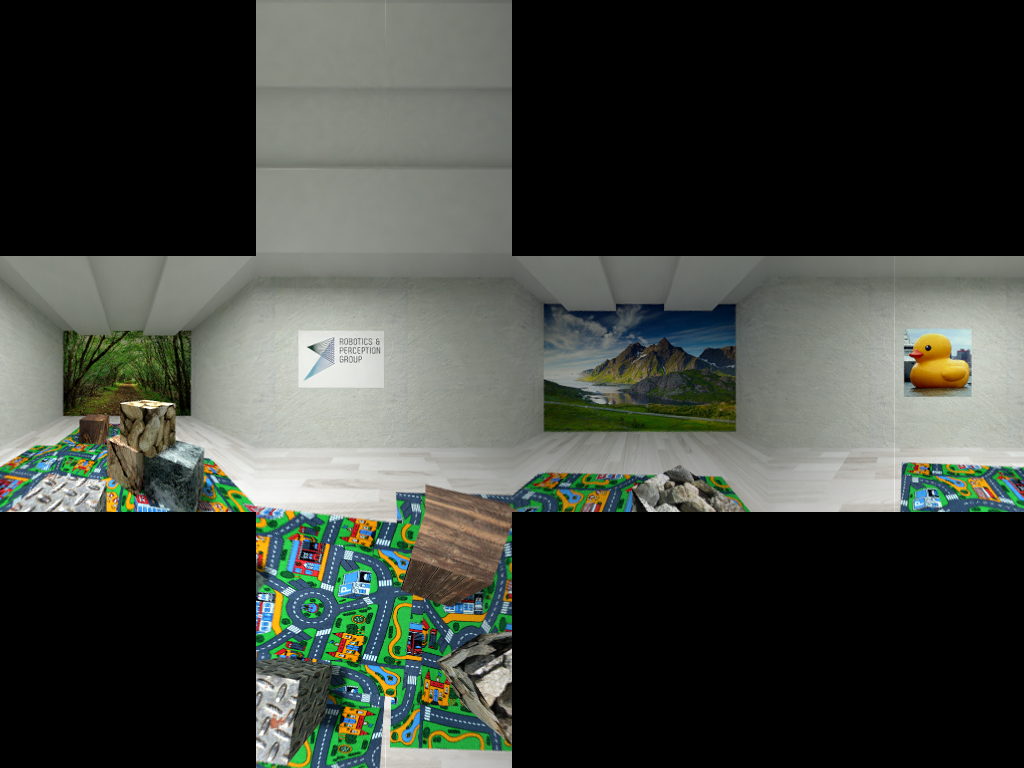
#> input picture test/cubemap.png, 1024 x 768 px, given in place of O2.png, which was not available
$ python eqr_to_dualfisheyes_raw.py
#> lines starting #> are read from the running program, lines starting #| are printed output that depends on the picture; pictures that were not available may be replaced by others from this repository, and a replacement may not be noted
import sys
import os
import cv2
import numpy as np
import argparse
import image_resize


def eqr2dualfisheye(path="", output_size=(1024, 512)):

#> called with path = 'data/test_farm/0/O2.png', output_size = (1024, 512)
    eqr_image = cv2.imread(path)
#> eqr_image is the input picture: shape (768, 1024, 3); mean B, G, R 59.4, 65.9, 61.6
    eqr_image = cv2.resize(eqr_image, output_size)
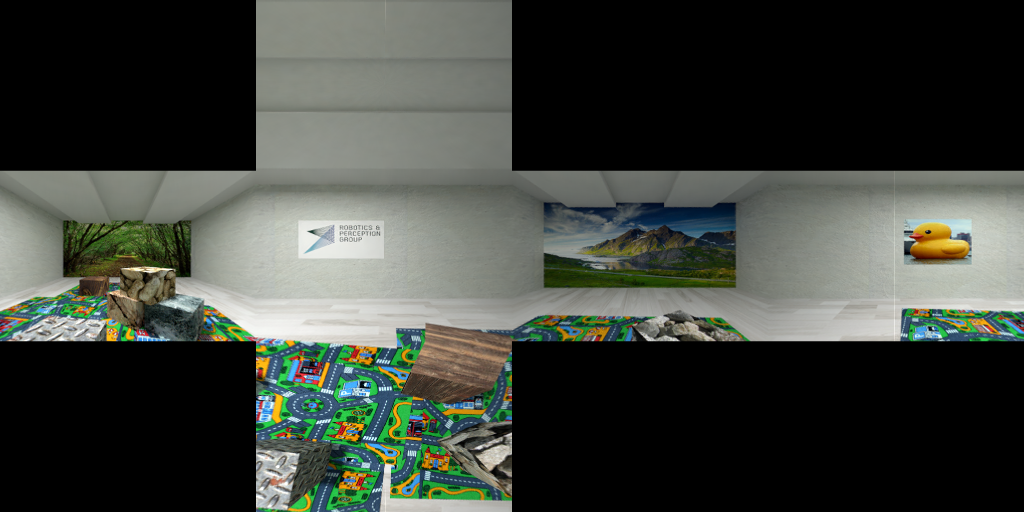
#> eqr_image: shape (512, 1024, 3); mean B, G, R 59.4, 66, 61.6
    eqr_img_h, eqr_img_w = eqr_image.shape[:2]
#> eqr_img_h = 512; eqr_img_w = 1024

    f = eqr_img_h / np.pi  # focal length
#> f = 163

    # RICHOの360度カメラ THETA Vのサイズ比に合わせてみた
    THETA_V_fisheye_img_h, THETA_V_fisheye_img_w = output_size
    THETA_V_eqr_img_h, THETA_V_eqr_img_w = output_size

    fisheye_img_h = -(- eqr_img_h * THETA_V_fisheye_img_h // THETA_V_eqr_img_h)
#> fisheye_img_h = 512
    fisheye_img_w = -(- eqr_img_w * THETA_V_fisheye_img_w // THETA_V_eqr_img_w)
#> fisheye_img_w = 1024

    c_fisheye_lc = fisheye_img_w // 4        # 左側魚眼の中心のColumn座標
#> c_fisheye_lc = 256
    c_fisheye_rc = fisheye_img_w // 4 * 3    # 右側魚眼の中心のColumn座標
#> c_fisheye_rc = 768
    c_fisheye_border = fisheye_img_w // 2    # 左右魚眼の境界
#> c_fisheye_border = 512
    r_fisheye_c = fisheye_img_h // 2         # 左右魚眼の中心のRow座標
#> r_fisheye_c = 256

    c_fisheye_map, r_fisheye_map = np.meshgrid(range(fisheye_img_w), range(fisheye_img_h))

    # 魚眼CR座標 -> 魚眼xy座標
    y_fisheye_map = fisheye_img_h - r_fisheye_map - r_fisheye_c
    x_fisheye_map = np.zeros((fisheye_img_h, fisheye_img_w))
    x_fisheye_map[:, :c_fisheye_border] = c_fisheye_map[:, :c_fisheye_border] - c_fisheye_lc
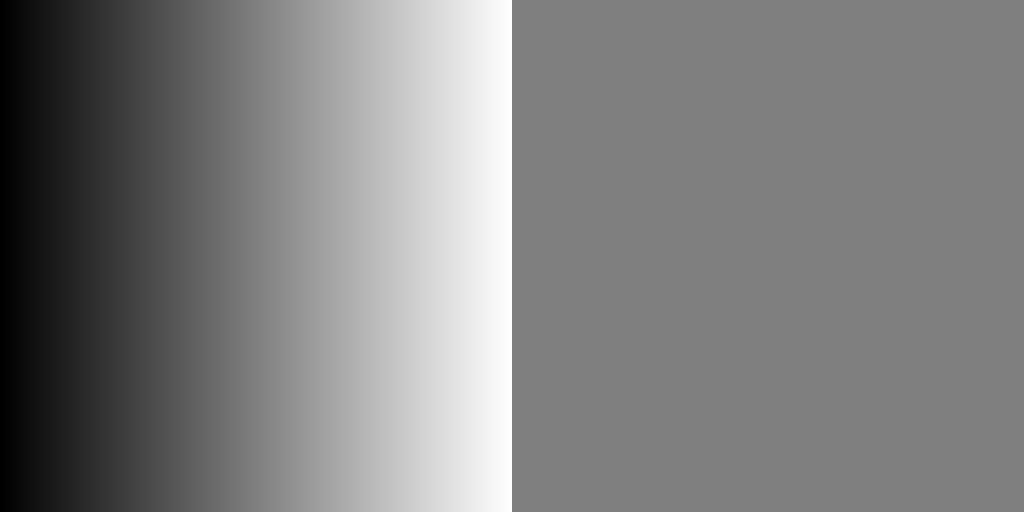
#> x_fisheye_map: shape (512, 1024) float64; min -256, max 255, mean -0.2; drawn with min black and max white
    x_fisheye_map[:, c_fisheye_border:] = c_fisheye_map[:, c_fisheye_border:] - c_fisheye_rc
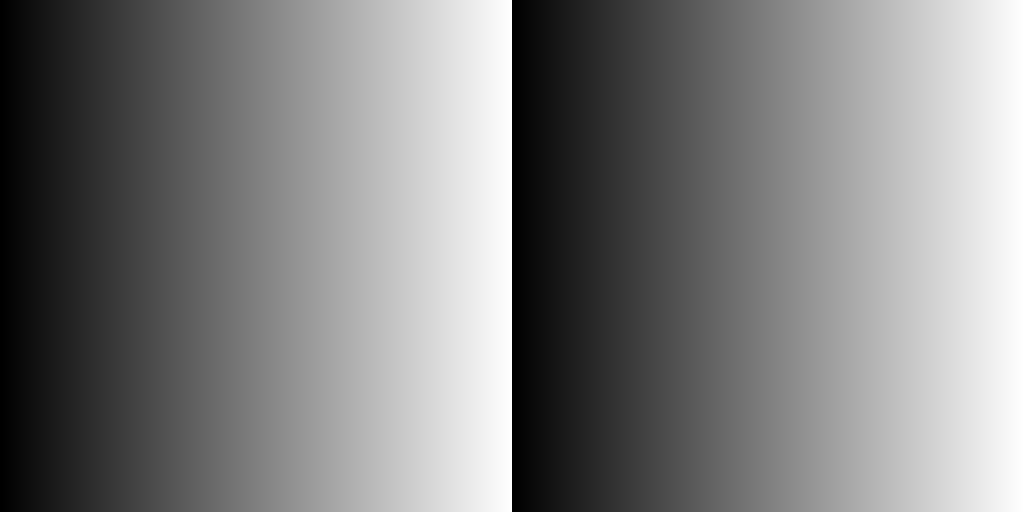
#> x_fisheye_map: shape (512, 1024) float64; min -256, max 255, mean -0.5; drawn with min black and max white

    # 魚眼xy座標 -> 魚眼極座標
    phi_fisheye_map = np.zeros((fisheye_img_h, fisheye_img_w))
    phi_fisheye_map[:, :c_fisheye_border] = np.arctan2(y_fisheye_map[:, :c_fisheye_border], x_fisheye_map[:,:c_fisheye_border])
    phi_fisheye_map[:, c_fisheye_border:] = np.arctan2(y_fisheye_map[:, c_fisheye_border:], - x_fisheye_map[:,c_fisheye_border:])
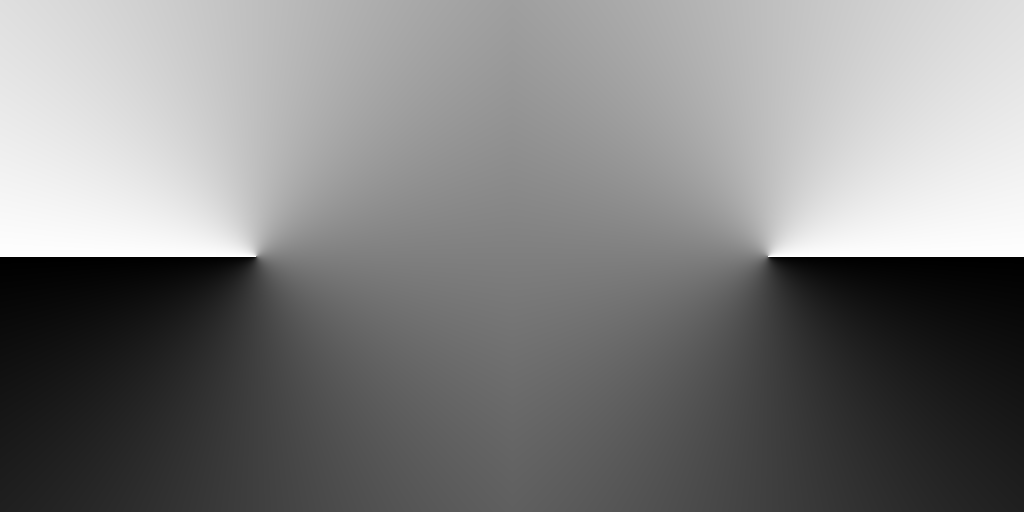
#> phi_fisheye_map: shape (512, 1024) float64; min -3.14, max 3.14, mean 0.00614; drawn with min black and max white
    phi_fisheye_map = phi_fisheye_map % (2 * np.pi)
    theta_fisheye_map = np.sqrt(x_fisheye_map**2 + y_fisheye_map**2) / f
    theta_fisheye_map[:, c_fisheye_border:] = np.pi - theta_fisheye_map[:, c_fisheye_border:]
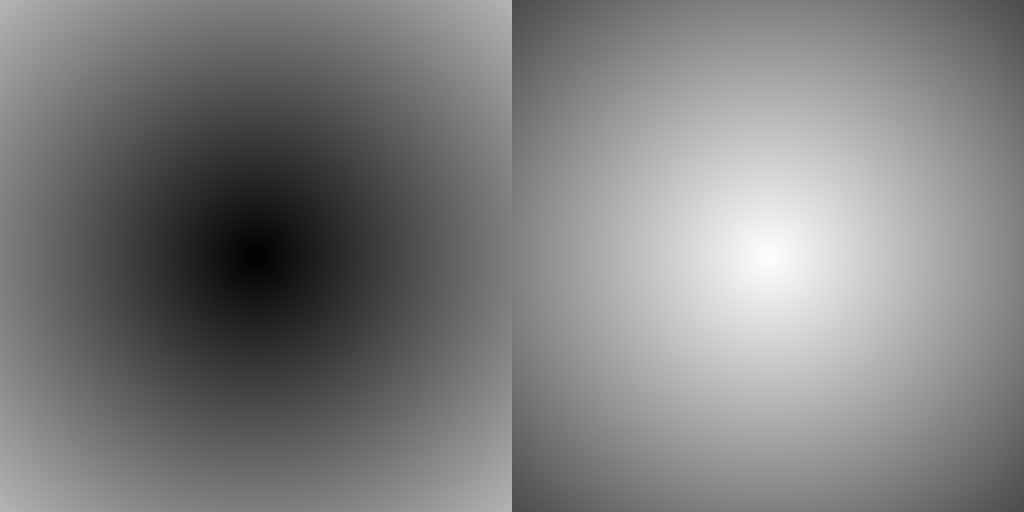
#> theta_fisheye_map: shape (512, 1024) float64; min 0, max 3.14, mean 1.57; drawn with min black and max white

    # 魚眼極座標 -> パノラマ緯度経度座標 -> パノラマCR座標
    c_eqr_map = f * (np.arctan2(-np.sin(theta_fisheye_map) * np.cos(phi_fisheye_map), -np.cos(theta_fisheye_map)) % (2 * np.pi))
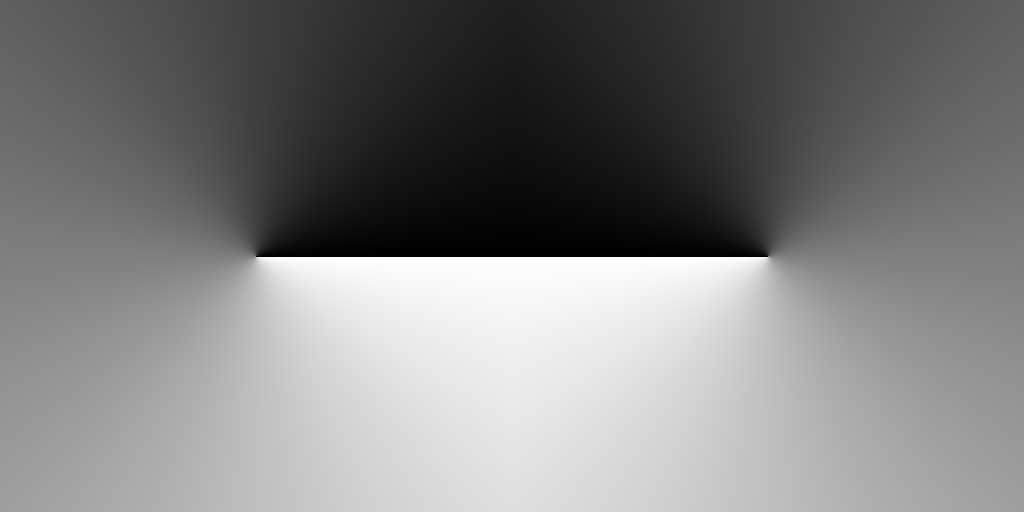
#> phi_fisheye_map: shape (512, 1024) float64; min 0, max 6.28, mean 3.14; drawn with min black and max white
    r_eqr_map = f * np.arccos(np.sin(theta_fisheye_map) * np.sin(phi_fisheye_map))

    # 魚眼CR座標 -> パノラマCR座標の完成
    fisheye2eqr_map_c = c_eqr_map.astype('float32')
    fisheye2eqr_map_r = r_eqr_map.astype('float32')

    dual_fisheye_image = cv2.remap(eqr_image, fisheye2eqr_map_c, fisheye2eqr_map_r, cv2.INTER_CUBIC, borderMode=cv2.BORDER_WRAP)
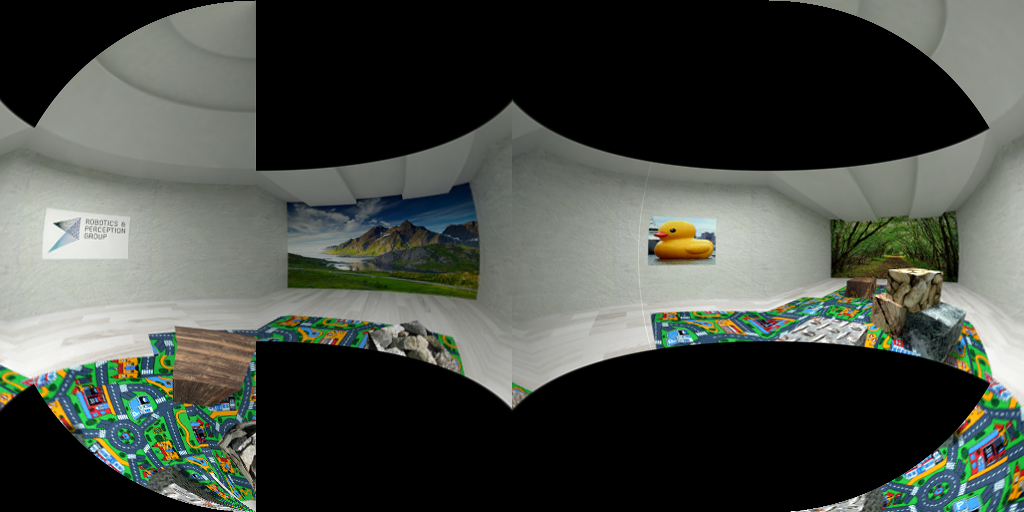
#> dual_fisheye_image: shape (512, 1024, 3); mean B, G, R 67.5, 74.3, 69.6

    return dual_fisheye_image


def main():
    parser = argparse.ArgumentParser(description = 'Tangent Plane')
    parser.add_argument('--path', default = "./data/Room/0")
    args = parser.parse_args()

    # [6 lines of commented-out code are left out]
    dual_fisheye_image = eqr2dualfisheye("data/test_farm/0/O2.png")


    cv2.imwrite("data/test_farm/0/O3.png", dual_fisheye_image)
    ###
    cv2.imshow('Dual Fisheye Image', dual_fisheye_image)
    cv2.waitKey(0)
    cv2.destroyAllWindows()

if __name__ == '__main__':
    main()

$ run again, on test/aaa.jpg
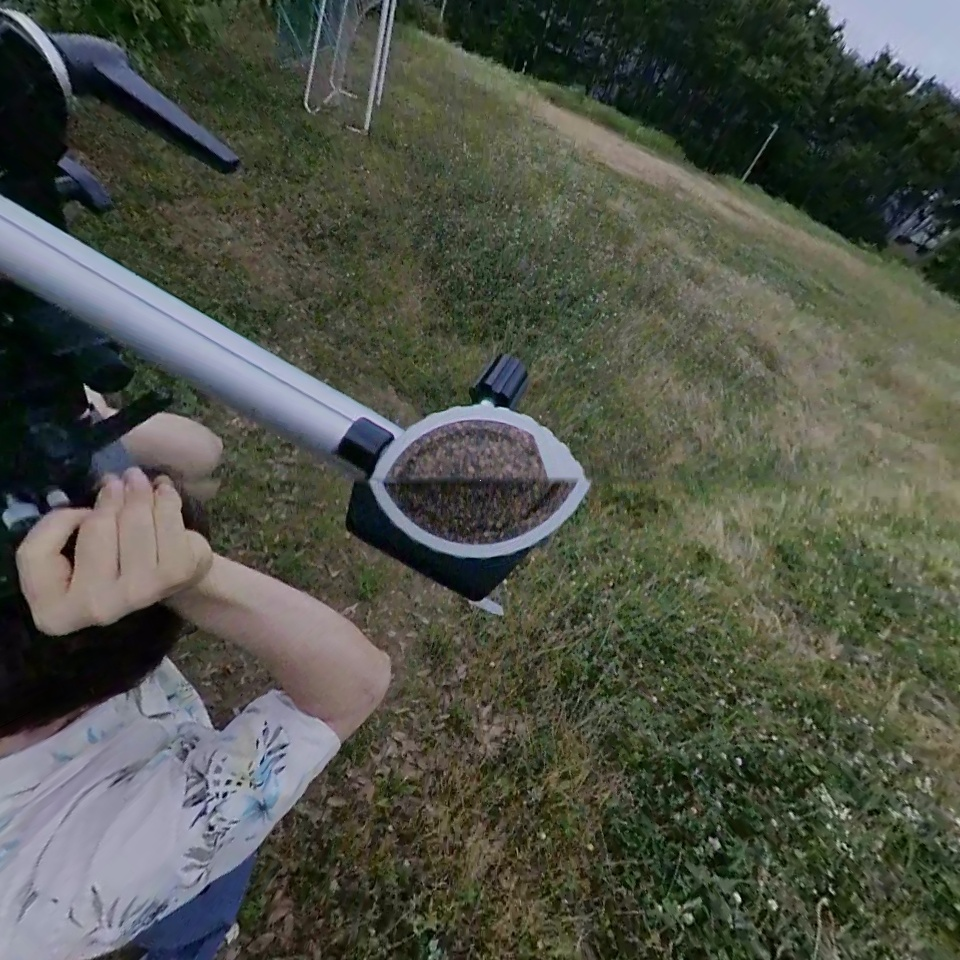
#> input picture test/aaa.jpg, 960 x 960 px, given in place of O2.png, which was not available
#> in eqr2dualfisheye, eqr_image is the input picture: shape (960, 960, 3); mean B, G, R 71.6, 82.4, 78.7
#> in eqr2dualfisheye, `eqr_image = cv2.resize(eqr_image, output_size)`:
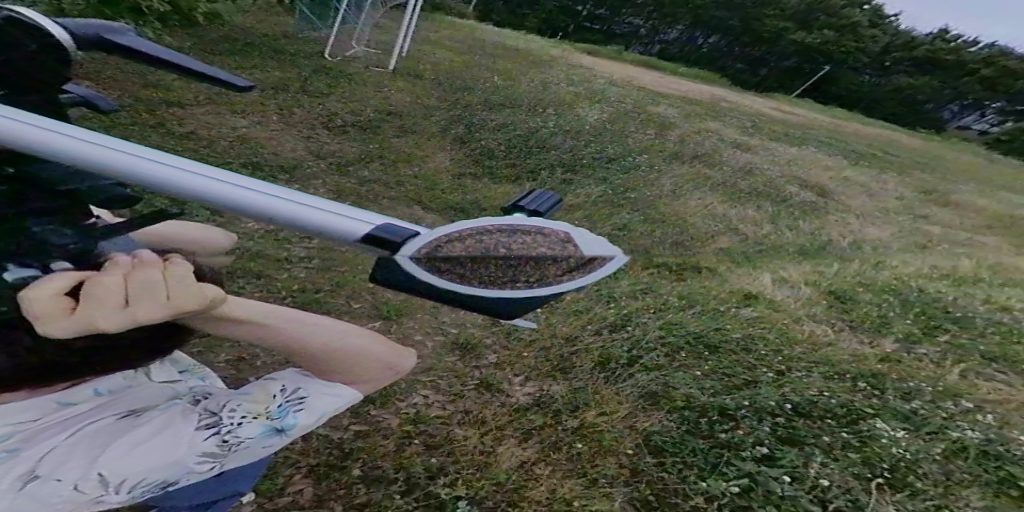
#> eqr_image: shape (512, 1024, 3); mean B, G, R 71.5, 82.3, 78.6
#> in eqr2dualfisheye, `dual_fisheye_image = cv2.remap(eqr_image, fisheye2eqr_map_c, fisheye2e..`:
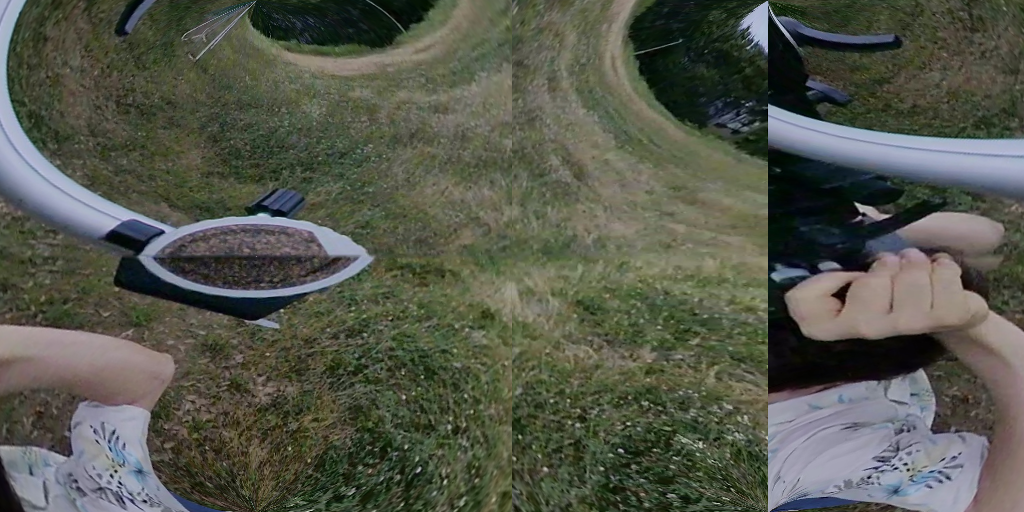
#> dual_fisheye_image: shape (512, 1024, 3); mean B, G, R 75.4, 86.9, 84.2

$ run again, on test/cccc.jpg
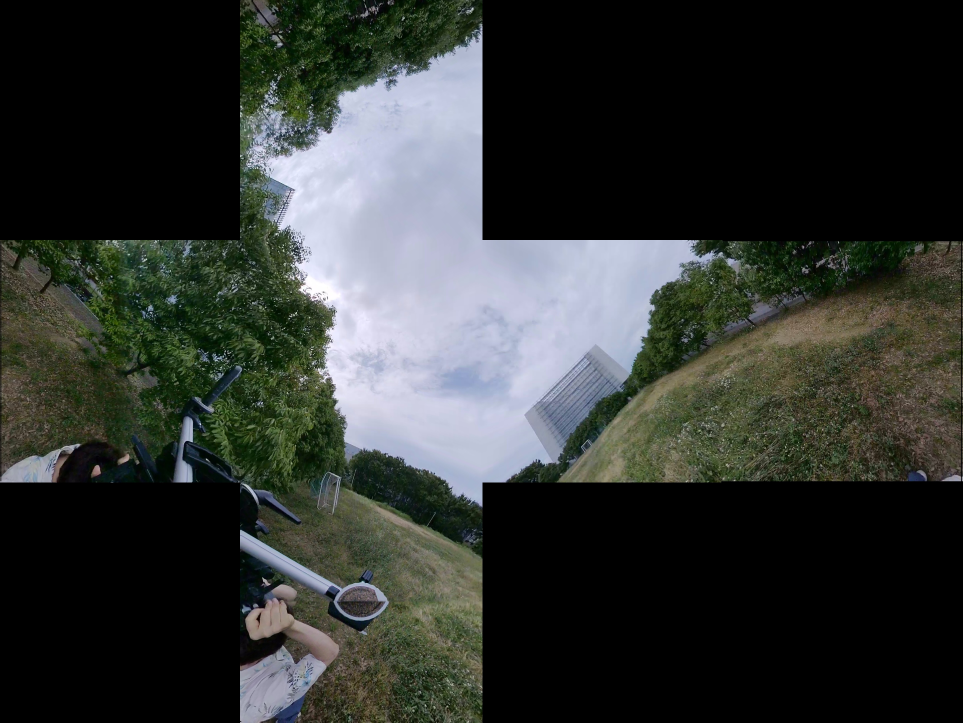
#> input picture test/cccc.jpg, 3850 x 2890 px, given in place of O2.png, which was not available (shown at 1/4 size)
#> in eqr2dualfisheye, eqr_image is the input picture: shape (2890, 3850, 3); mean B, G, R 49.7, 52.7, 49.1
#> in eqr2dualfisheye, `eqr_image = cv2.resize(eqr_image, output_size)`:
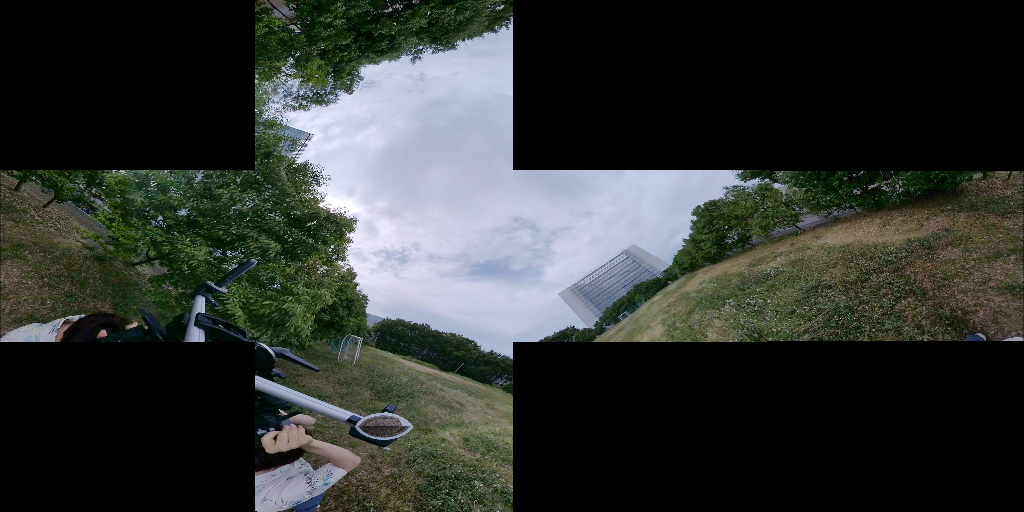
#> eqr_image: shape (512, 1024, 3); mean B, G, R 49.6, 52.6, 49.1
#> in eqr2dualfisheye, `dual_fisheye_image = cv2.remap(eqr_image, fisheye2eqr_map_c, fisheye2e..`:
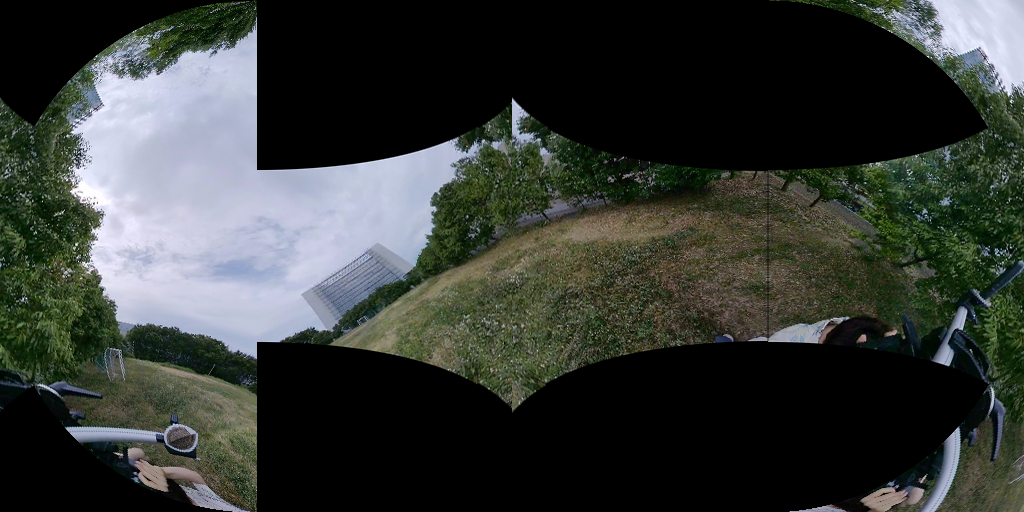
#> dual_fisheye_image: shape (512, 1024, 3); mean B, G, R 53.2, 57.1, 52.9
